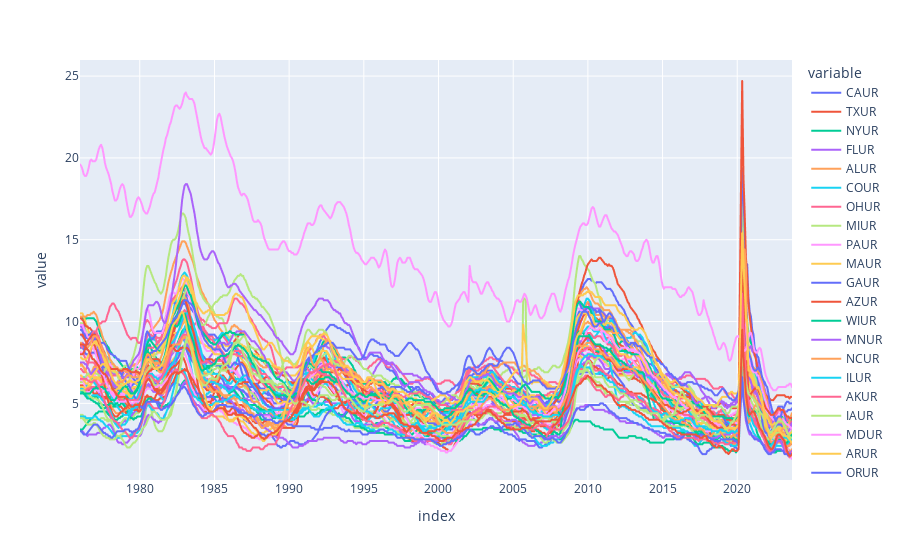

The cell this chart's notebook holds for it:
### Markdown cell above
## **Create Line Plot**

### Code cell
px.line(UR_State_Data)

### Figure 1 — Plotly figure (JSON) as saved in the notebook; plotly's stock layout.template omitted (floating-point values rounded to 4 significant figures; data arrays with more than 128 entries replaced by an {"elided": "..."} marker saying what was removed)
{"data": [{"hovertemplate": "variable=CAUR<br>index=%{x}<br>value=%{y}<extra></extra>", "legendgroup": "CAUR", "line": {"color": "#636efa", "dash": "solid"}, "marker": {"symbol": "circle"}, "mode": "lines", "name": "CAUR", "showlegend": true, "type": "scattergl", "x": {"elided": "571 str values"}, "xaxis": "x", "y": {"elided": "571 float values"}, "yaxis": "y"}, {"hovertemplate": "variable=TXUR<br>index=%{x}<br>value=%{y}<extra></extra>", "legendgroup": "TXUR", "line": {"color": "#EF553B", "dash": "solid"}, "marker": {"symbol": "circle"}, "mode": "lines", "name": "TXUR", "showlegend": true, "type": "scattergl", "x": {"elided": "571 str values"}, "xaxis": "x", "y": {"elided": "571 float values"}, "yaxis": "y"}, {"hovertemplate": "variable=NYUR<br>index=%{x}<br>value=%{y}<extra></extra>", "legendgroup": "NYUR", "line": {"color": "#00cc96", "dash": "solid"}, "marker": {"symbol": "circle"}, "mode": "lines", "name": "NYUR", "showlegend": true, "type": "scattergl", "x": {"elided": "571 str values"}, "xaxis": "x", "y": {"elided": "571 float values"}, "yaxis": "y"}, {"hovertemplate": "variable=FLUR<br>index=%{x}<br>value=%{y}<extra></extra>", "legendgroup": "FLUR", "line": {"color": "#ab63fa", "dash": "solid"}, "marker": {"symbol": "circle"}, "mode": "lines", "name": "FLUR", "showlegend": true, "type": "scattergl", "x": {"elided": "571 str values"}, "xaxis": "x", "y": {"elided": "571 float values"}, "yaxis": "y"}, {"hovertemplate": "variable=ALUR<br>index=%{x}<br>value=%{y}<extra></extra>", "legendgroup": "ALUR", "line": {"color": "#FFA15A", "dash": "solid"}, "marker": {"symbol": "circle"}, "mode": "lines", "name": "ALUR", "showlegend": true, "type": "scattergl", "x": {"elided": "571 str values"}, "xaxis": "x", "y": {"elided": "571 float values"}, "yaxis": "y"}, {"hovertemplate": "variable=COUR<br>index=%{x}<br>value=%{y}<extra></extra>", "legendgroup": "COUR", "line": {"color": "#19d3f3", "dash": "solid"}, "marker": {"symbol": "circle"}, "mode": "lines", "name": "COUR", "showlegend": true, "type": "scattergl", "x": {"elided": "571 str values"}, "xaxis": "x", "y": {"elided": "571 float values"}, "yaxis": "y"}, {"hovertemplate": "variable=OHUR<br>index=%{x}<br>value=%{y}<extra></extra>", "legendgroup": "OHUR", "line": {"color": "#FF6692", "dash": "solid"}, "marker": {"symbol": "circle"}, "mode": "lines", "name": "OHUR", "showlegend": true, "type": "scattergl", "x": {"elided": "571 str values"}, "xaxis": "x", "y": {"elided": "571 float values"}, "yaxis": "y"}, {"hovertemplate": "variable=MIUR<br>index=%{x}<br>value=%{y}<extra></extra>", "legendgroup": "MIUR", "line": {"color": "#B6E880", "dash": "solid"}, "marker": {"symbol": "circle"}, "mode": "lines", "name": "MIUR", "showlegend": true, "type": "scattergl", "x": {"elided": "571 str values"}, "xaxis": "x", "y": {"elided": "571 float values"}, "yaxis": "y"}, {"hovertemplate": "variable=PAUR<br>index=%{x}<br>value=%{y}<extra></extra>", "legendgroup": "PAUR", "line": {"color": "#FF97FF", "dash": "solid"}, "marker": {"symbol": "circle"}, "mode": "lines", "name": "PAUR", "showlegend": true, "type": "scattergl", "x": {"elided": "571 str values"}, "xaxis": "x", "y": {"elided": "571 float values"}, "yaxis": "y"}, {"hovertemplate": "variable=MAUR<br>index=%{x}<br>value=%{y}<extra></extra>", "legendgroup": "MAUR", "line": {"color": "#FECB52", "dash": "solid"}, "marker": {"symbol": "circle"}, "mode": "lines", "name": "MAUR", "showlegend": true, "type": "scattergl", "x": {"elided": "571 str values"}, "xaxis": "x", "y": {"elided": "571 float values"}, "yaxis": "y"}, {"hovertemplate": "variable=GAUR<br>index=%{x}<br>value=%{y}<extra></extra>", "legendgroup": "GAUR", "line": {"color": "#636efa", "dash": "solid"}, "marker": {"symbol": "circle"}, "mode": "lines", "name": "GAUR", "showlegend": true, "type": "scattergl", "x": {"elided": "571 str values"}, "xaxis": "x", "y": {"elided": "571 float values"}, "yaxis": "y"}, {"hovertemplate": "variable=AZUR<br>index=%{x}<br>value=%{y}<extra></extra>", "legendgroup": "AZUR", "line": {"color": "#EF553B", "dash": "solid"}, "marker": {"symbol": "circle"}, "mode": "lines", "name": "AZUR", "showlegend": true, "type": "scattergl", "x": {"elided": "571 str values"}, "xaxis": "x", "y": {"elided": "571 float values"}, "yaxis": "y"}, {"hovertemplate": "variable=WIUR<br>index=%{x}<br>value=%{y}<extra></extra>", "legendgroup": "WIUR", "line": {"color": "#00cc96", "dash": "solid"}, "marker": {"symbol": "circle"}, "mode": "lines", "name": "WIUR", "showlegend": true, "type": "scattergl", "x": {"elided": "571 str values"}, "xaxis": "x", "y": {"elided": "571 float values"}, "yaxis": "y"}, {"hovertemplate": "variable=MNUR<br>index=%{x}<br>value=%{y}<extra></extra>", "legendgroup": "MNUR", "line": {"color": "#ab63fa", "dash": "solid"}, "marker": {"symbol": "circle"}, "mode": "lines", "name": "MNUR", "showlegend": true, "type": "scattergl", "x": {"elided": "571 str values"}, "xaxis": "x", "y": {"elided": "571 float values"}, "yaxis": "y"}, {"hovertemplate": "variable=NCUR<br>index=%{x}<br>value=%{y}<extra></extra>", "legendgroup": "NCUR", "line": {"color": "#FFA15A", "dash": "solid"}, "marker": {"symbol": "circle"}, "mode": "lines", "name": "NCUR", "showlegend": true, "type": "scattergl", "x": {"elided": "571 str values"}, "xaxis": "x", "y": {"elided": "571 float values"}, "yaxis": "y"}, {"hovertemplate": "variable=ILUR<br>index=%{x}<br>value=%{y}<extra></extra>", "legendgroup": "ILUR", "line": {"color": "#19d3f3", "dash": "solid"}, "marker": {"symbol": "circle"}, "mode": "lines", "name": "ILUR", "showlegend": true, "type": "scattergl", "x": {"elided": "571 str values"}, "xaxis": "x", "y": {"elided": "571 float values"}, "yaxis": "y"}, {"hovertemplate": "variable=AKUR<br>index=%{x}<br>value=%{y}<extra></extra>", "legendgroup": "AKUR", "line": {"color": "#FF6692", "dash": "solid"}, "marker": {"symbol": "circle"}, "mode": "lines", "name": "AKUR", "showlegend": true, "type": "scattergl", "x": {"elided": "571 str values"}, "xaxis": "x", "y": {"elided": "571 float values"}, "yaxis": "y"}, {"hovertemplate": "variable=IAUR<br>index=%{x}<br>value=%{y}<extra></extra>", "legendgroup": "IAUR", "line": {"color": "#B6E880", "dash": "solid"}, "marker": {"symbol": "circle"}, "mode": "lines", "name": "IAUR", "showlegend": true, "type": "scattergl", "x": {"elided": "571 str values"}, "xaxis": "x", "y": {"elided": "571 float values"}, "yaxis": "y"}, {"hovertemplate": "variable=MDUR<br>index=%{x}<br>value=%{y}<extra></extra>", "legendgroup": "MDUR", "line": {"color": "#FF97FF", "dash": "solid"}, "marker": {"symbol": "circle"}, "mode": "lines", "name": "MDUR", "showlegend": true, "type": "scattergl", "x": {"elided": "571 str values"}, "xaxis": "x", "y": {"elided": "571 float values"}, "yaxis": "y"}, {"hovertemplate": "variable=ARUR<br>index=%{x}<br>value=%{y}<extra></extra>", "legendgroup": "ARUR", "line": {"color": "#FECB52", "dash": "solid"}, "marker": {"symbol": "circle"}, "mode": "lines", "name": "ARUR", "showlegend": true, "type": "scattergl", "x": {"elided": "571 str values"}, "xaxis": "x", "y": {"elided": "571 float values"}, "yaxis": "y"}, {"hovertemplate": "variable=ORUR<br>index=%{x}<br>value=%{y}<extra></extra>", "legendgroup": "ORUR", "line": {"color": "#636efa", "dash": "solid"}, "marker": {"symbol": "circle"}, "mode": "lines", "name": "ORUR", "showlegend": true, "type": "scattergl", "x": {"elided": "571 str values"}, "xaxis": "x", "y": {"elided": "571 float values"}, "yaxis": "y"}, {"hovertemplate": "variable=VAUR<br>index=%{x}<br>value=%{y}<extra></extra>", "legendgroup": "VAUR", "line": {"color": "#EF553B", "dash": "solid"}, "marker": {"symbol": "circle"}, "mode": "lines", "name": "VAUR", "showlegend": true, "type": "scattergl", "x": {"elided": "571 str values"}, "xaxis": "x", "y": {"elided": "571 float values"}, "yaxis": "y"}, {"hovertemplate": "variable=NDUR<br>index=%{x}<br>value=%{y}<extra></extra>", "legendgroup": "NDUR", "line": {"color": "#00cc96", "dash": "solid"}, "marker": {"symbol": "circle"}, "mode": "lines", "name": "NDUR", "showlegend": true, "type": "scattergl", "x": {"elided": "571 str values"}, "xaxis": "x", "y": {"elided": "571 float values"}, "yaxis": "y"}, {"hovertemplate": "variable=NMUR<br>index=%{x}<br>value=%{y}<extra></extra>", "legendgroup": "NMUR", "line": {"color": "#ab63fa", "dash": "solid"}, "marker": {"symbol": "circle"}, "mode": "lines", "name": "NMUR", "showlegend": true, "type": "scattergl", "x": {"elided": "571 str values"}, "xaxis": "x", "y": {"elided": "571 float values"}, "yaxis": "y"}, {"hovertemplate": "variable=SCUR<br>index=%{x}<br>value=%{y}<extra></extra>", "legendgroup": "SCUR", "line": {"color": "#FFA15A", "dash": "solid"}, "marker": {"symbol": "circle"}, "mode": "lines", "name": "SCUR", "showlegend": true, "type": "scattergl", "x": {"elided": "571 str values"}, "xaxis": "x", "y": {"elided": "571 float values"}, "yaxis": "y"}, {"hovertemplate": "variable=MOUR<br>index=%{x}<br>value=%{y}<extra></extra>", "legendgroup": "MOUR", "line": {"color": "#19d3f3", "dash": "solid"}, "marker": {"symbol": "circle"}, "mode": "lines", "name": "MOUR", "showlegend": true, "type": "scattergl", "x": {"elided": "571 str values"}, "xaxis": "x", "y": {"elided": "571 float values"}, "yaxis": "y"}, {"hovertemplate": "variable=WAUR<br>index=%{x}<br>value=%{y}<extra></extra>", "legendgroup": "WAUR", "line": {"color": "#FF6692", "dash": "solid"}, "marker": {"symbol": "circle"}, "mode": "lines", "name": "WAUR", "showlegend": true, "type": "scattergl", "x": {"elided": "571 str values"}, "xaxis": "x", "y": {"elided": "571 float values"}, "yaxis": "y"}, {"hovertemplate": "variable=LAUR<br>index=%{x}<br>value=%{y}<extra></extra>", "legendgroup": "LAUR", "line": {"color": "#B6E880", "dash": "solid"}, "marker": {"symbol": "circle"}, "mode": "lines", "name": "LAUR", "showlegend": true, "type": "scattergl", "x": {"elided": "571 str values"}, "xaxis": "x", "y": {"elided": "571 float values"}, "yaxis": "y"}, {"hovertemplate": "variable=INUR<br>index=%{x}<br>value=%{y}<extra></extra>", "legendgroup": "INUR", "line": {"color": "#FF97FF", "dash": "solid"}, "marker": {"symbol": "circle"}, "mode": "lines", "name": "INUR", "showlegend": true, "type": "scattergl", "x": {"elided": "571 str values"}, "xaxis": "x", "y": {"elided": "571 float values"}, "yaxis": "y"}, {"hovertemplate": "variable=TNUR<br>index=%{x}<br>value=%{y}<extra></extra>", "legendgroup": "TNUR", "line": {"color": "#FECB52", "dash": "solid"}, "marker": {"symbol": "circle"}, "mode": "lines", "name": "TNUR", "showlegend": true, "type": "scattergl", "x": {"elided": "571 str values"}, "xaxis": "x", "y": {"elided": "571 float values"}, "yaxis": "y"}, {"hovertemplate": "variable=HIUR<br>index=%{x}<br>value=%{y}<extra></extra>", "legendgroup": "HIUR", "line": {"color": "#636efa", "dash": "solid"}, "marker": {"symbol": "circle"}, "mode": "lines", "name": "HIUR", "showlegend": true, "type": "scattergl", "x": {"elided": "571 str values"}, "xaxis": "x", "y": {"elided": "571 float values"}, "yaxis": "y"}, {"hovertemplate": "variable=NVUR<br>index=%{x}<br>value=%{y}<extra></extra>", "legendgroup": "NVUR", "line": {"color": "#EF553B", "dash": "solid"}, "marker": {"symbol": "circle"}, "mode": "lines", "name": "NVUR", "showlegend": true, "type": "scattergl", "x": {"elided": "571 str values"}, "xaxis": "x", "y": {"elided": "571 float values"}, "yaxis": "y"}, {"hovertemplate": "variable=KYUR<br>index=%{x}<br>value=%{y}<extra></extra>", "legendgroup": "KYUR", "line": {"color": "#00cc96", "dash": "solid"}, "marker": {"symbol": "circle"}, "mode": "lines", "name": "KYUR", "showlegend": true, "type": "scattergl", "x": {"elided": "571 str values"}, "xaxis": "x", "y": {"elided": "571 float values"}, "yaxis": "y"}, {"hovertemplate": "variable=WVUR<br>index=%{x}<br>value=%{y}<extra></extra>", "legendgroup": "WVUR", "line": {"color": "#ab63fa", "dash": "solid"}, "marker": {"symbol": "circle"}, "mode": "lines", "name": "WVUR", "showlegend": true, "type": "scattergl", "x": {"elided": "571 str values"}, "xaxis": "x", "y": {"elided": "571 float values"}, "yaxis": "y"}, {"hovertemplate": "variable=NJUR<br>index=%{x}<br>value=%{y}<extra></extra>", "legendgroup": "NJUR", "line": {"color": "#FFA15A", "dash": "solid"}, "marker": {"symbol": "circle"}, "mode": "lines", "name": "NJUR", "showlegend": true, "type": "scattergl", "x": {"elided": "571 str values"}, "xaxis": "x", "y": {"elided": "571 float values"}, "yaxis": "y"}, {"hovertemplate": "variable=UTUR<br>index=%{x}<br>value=%{y}<extra></extra>", "legendgroup": "UTUR", "line": {"color": "#19d3f3", "dash": "solid"}, "marker": {"symbol": "circle"}, "mode": "lines", "name": "UTUR", "showlegend": true, "type": "scattergl", "x": {"elided": "571 str values"}, "xaxis": "x", "y": {"elided": "571 float values"}, "yaxis": "y"}, {"hovertemplate": "variable=MTUR<br>index=%{x}<br>value=%{y}<extra></extra>", "legendgroup": "MTUR", "line": {"color": "#FF6692", "dash": "solid"}, "marker": {"symbol": "circle"}, "mode": "lines", "name": "MTUR", "showlegend": true, "type": "scattergl", "x": {"elided": "571 str values"}, "xaxis": "x", "y": {"elided": "571 float values"}, "yaxis": "y"}, {"hovertemplate": "variable=OKUR<br>index=%{x}<br>value=%{y}<extra></extra>", "legendgroup": "OKUR", "line": {"color": "#B6E880", "dash": "solid"}, "marker": {"symbol": "circle"}, "mode": "lines", "name": "OKUR", "showlegend": true, "type": "scattergl", "x": {"elided": "571 str values"}, "xaxis": "x", "y": {"elided": "571 float values"}, "yaxis": "y"}, {"hovertemplate": "variable=CTUR<br>index=%{x}<br>value=%{y}<extra></extra>", "legendgroup": "CTUR", "line": {"color": "#FF97FF", "dash": "solid"}, "marker": {"symbol": "circle"}, "mode": "lines", "name": "CTUR", "showlegend": true, "type": "scattergl", "x": {"elided": "571 str values"}, "xaxis": "x", "y": {"elided": "571 float values"}, "yaxis": "y"}, {"hovertemplate": "variable=MSUR<br>index=%{x}<br>value=%{y}<extra></extra>", "legendgroup": "MSUR", "line": {"color": "#FECB52", "dash": "solid"}, "marker": {"symbol": "circle"}, "mode": "lines", "name": "MSUR", "showlegend": true, "type": "scattergl", "x": {"elided": "571 str values"}, "xaxis": "x", "y": {"elided": "571 float values"}, "yaxis": "y"}, {"hovertemplate": "variable=DCUR<br>index=%{x}<br>value=%{y}<extra></extra>", "legendgroup": "DCUR", "line": {"color": "#636efa", "dash": "solid"}, "marker": {"symbol": "circle"}, "mode": "lines", "name": "DCUR", "showlegend": true, "type": "scattergl", "x": {"elided": "571 str values"}, "xaxis": "x", "y": {"elided": "571 float values"}, "yaxis": "y"}, {"hovertemplate": "variable=DEUR<br>index=%{x}<br>value=%{y}<extra></extra>", "legendgroup": "DEUR", "line": {"color": "#EF553B", "dash": "solid"}, "marker": {"symbol": "circle"}, "mode": "lines", "name": "DEUR", "showlegend": true, "type": "scattergl", "x": {"elided": "571 str values"}, "xaxis": "x", "y": {"elided": "571 float values"}, "yaxis": "y"}, {"hovertemplate": "variable=IDUR<br>index=%{x}<br>value=%{y}<extra></extra>", "legendgroup": "IDUR", "line": {"color": "#00cc96", "dash": "solid"}, "marker": {"symbol": "circle"}, "mode": "lines", "name": "IDUR", "showlegend": true, "type": "scattergl", "x": {"elided": "571 str values"}, "xaxis": "x", "y": {"elided": "571 float values"}, "yaxis": "y"}, {"hovertemplate": "variable=NEUR<br>index=%{x}<br>value=%{y}<extra></extra>", "legendgroup": "NEUR", "line": {"color": "#ab63fa", "dash": "solid"}, "marker": {"symbol": "circle"}, "mode": "lines", "name": "NEUR", "showlegend": true, "type": "scattergl", "x": {"elided": "571 str values"}, "xaxis": "x", "y": {"elided": "571 float values"}, "yaxis": "y"}, {"hovertemplate": "variable=MEUR<br>index=%{x}<br>value=%{y}<extra></extra>", "legendgroup": "MEUR", "line": {"color": "#FFA15A", "dash": "solid"}, "marker": {"symbol": "circle"}, "mode": "lines", "name": "MEUR", "showlegend": true, "type": "scattergl", "x": {"elided": "571 str values"}, "xaxis": "x", "y": {"elided": "571 float values"}, "yaxis": "y"}, {"hovertemplate": "variable=KSUR<br>index=%{x}<br>value=%{y}<extra></extra>", "legendgroup": "KSUR", "line": {"color": "#19d3f3", "dash": "solid"}, "marker": {"symbol": "circle"}, "mode": "lines", "name": "KSUR", "showlegend": true, "type": "scattergl", "x": {"elided": "571 str values"}, "xaxis": "x", "y": {"elided": "571 float values"}, "yaxis": "y"}, {"hovertemplate": "variable=NHUR<br>index=%{x}<br>value=%{y}<extra></extra>", "legendgroup": "NHUR", "line": {"color": "#FF6692", "dash": "solid"}, "marker": {"symbol": "circle"}, "mode": "lines", "name": "NHUR", "showlegend": true, "type": "scattergl", "x": {"elided": "571 str values"}, "xaxis": "x", "y": {"elided": "571 float values"}, "yaxis": "y"}, {"hovertemplate": "variable=WYUR<br>index=%{x}<br>value=%{y}<extra></extra>", "legendgroup": "WYUR", "line": {"color": "#B6E880", "dash": "solid"}, "marker": {"symbol": "circle"}, "mode": "lines", "name": "WYUR", "showlegend": true, "type": "scattergl", "x": {"elided": "571 str values"}, "xaxis": "x", "y": {"elided": "571 float values"}, "yaxis": "y"}, {"hovertemplate": "variable=PRUR<br>index=%{x}<br>value=%{y}<extra></extra>", "legendgroup": "PRUR", "line": {"color": "#FF97FF", "dash": "solid"}, "marker": {"symbol": "circle"}, "mode": "lines", "name": "PRUR", "showlegend": true, "type": "scattergl", "x": {"elided": "571 str values"}, "xaxis": "x", "y": {"elided": "571 float values"}, "yaxis": "y"}, {"hovertemplate": "variable=RIUR<br>index=%{x}<br>value=%{y}<extra></extra>", "legendgroup": "RIUR", "line": {"color": "#FECB52", "dash": "solid"}, "marker": {"symbol": "circle"}, "mode": "lines", "name": "RIUR", "showlegend": true, "type": "scattergl", "x": {"elided": "571 str values"}, "xaxis": "x", "y": {"elided": "571 float values"}, "yaxis": "y"}, {"hovertemplate": "variable=SDUR<br>index=%{x}<br>value=%{y}<extra></extra>", "legendgroup": "SDUR", "line": {"color": "#636efa", "dash": "solid"}, "marker": {"symbol": "circle"}, "mode": "lines", "name": "SDUR", "showlegend": true, "type": "scattergl", "x": {"elided": "571 str values"}, "xaxis": "x", "y": {"elided": "571 float values"}, "yaxis": "y"}, {"hovertemplate": "variable=VTUR<br>index=%{x}<br>value=%{y}<extra></extra>", "legendgroup": "VTUR", "line": {"color": "#EF553B", "dash": "solid"}, "marker": {"symbol": "circle"}, "mode": "lines", "name": "VTUR", "showlegend": true, "type": "scattergl", "x": {"elided": "571 str values"}, "xaxis": "x", "y": {"elided": "571 float values"}, "yaxis": "y"}], "layout": {"legend": {"title": {"text": "variable"}, "tracegroupgap": 0}, "margin": {"t": 60}, "xaxis": {"anchor": "y", "domain": [0, 1], "title": {"text": "index"}}, "yaxis": {"anchor": "x", "domain": [0, 1], "title": {"text": "value"}}}}
